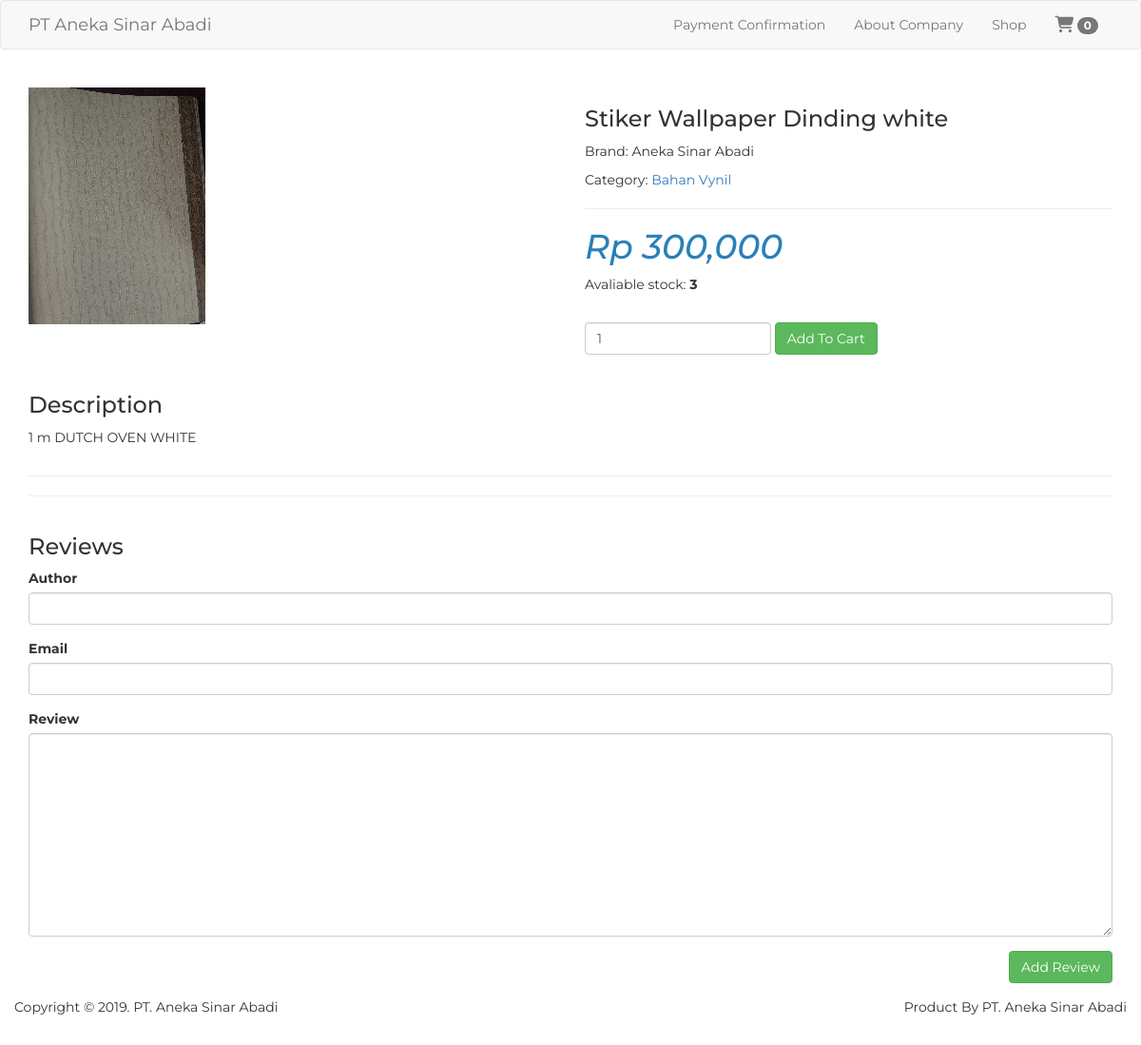
The app's page /shop/product/detail/23 with its own data.
### tables this page shows
CREATE TABLE `product` (
  `id` int(11) NOT NULL,
  `sku` varchar(40) NOT NULL,
  `name` varchar(255) NOT NULL,
  `brand` varchar(255) NOT NULL,
  `description` text NOT NULL,
  `retail_price` bigint(20) NOT NULL,
  `wholesale_price` bigint(20) NOT NULL,
  `buy_price` bigint(20) NOT NULL,
  `stock` int(11) NOT NULL,
  `active` tinyint(1) NOT NULL DEFAULT '0',
  `img` varchar(255) DEFAULT NULL,
  `created_at` timestamp NOT NULL DEFAULT CURRENT_TIMESTAMP,
  `category_id` int(11) NOT NULL,
  `supplier_id` int(11) NOT NULL
);

CREATE TABLE `category` (
  `id` int(11) NOT NULL,
  `name` varchar(255) NOT NULL,
  `description` text NOT NULL,
  `created_at` timestamp NOT NULL DEFAULT CURRENT_TIMESTAMP
);

### application/core/MY_Controller.php (called while the page is built, shortened)
<?php
class MY_Controller extends CI_Controller {
	public function render_shop($view, $data=NULL) {
		$this->load->view('shop/layout', ['view' => $view, 'data' => $data]);
	}
}

### application/controllers/shop/Product.php (called while the page is built, shortened)
<?php
class Product extends MY_Controller {
	public function detail($id) {
		$data['title'] = 'Product Detail';
		$data['product'] = $this->m_product->get_where('product.id = '.$id.' AND product.active = 1');
		$data['reviews'] = $this->m_product_review->get_where('product_id = '.$id.' AND active = 1');
		$category_id = $data['product']->category_id;
		$data['related_products'] = $this->m_product->get_where('product.active = 1 AND product.id != '.$id.' AND product.category_id = '.$category_id, 3);
		$this->render_shop('shop/products/detail', $data);
	}
}

### index.php (called while the page is built, shortened)
<?php
require_once BASEPATH.'core/CodeIgniter.php';

### application/models/Product_model.php (called while the page is built, shortened)
<?php
class Product_model extends MY_Model {
	private function get_general() {
		$this->db->select('product.*,
											 category.name AS category_name,
											 supplier.name AS supplier_name,
											 category.id AS category_id,
											 supplier.id AS supplier_id');
		$this->db->join('supplier', 'supplier.id = product.supplier_id', 'left');
		$this->db->join('category', 'category.id = product.category_id', 'left');
	}
	public function get_where($where, $limit = NULL) {
		$this->db->where($where);
		if ($limit) {
			$query = $this->db->get('product', $limit);
		} else {
			$query = $this->db->get('product');
		}
		if ($query->num_rows() > 1) {
			return $query->result();
		} else {
			return $query->row();
		}
		return false;
	}
}

### application/views/shop/products/detail.php (the view, shortened to what this page needs)
<div class="row">
	<div class="col-md-6">
		<img src="<?php echo PRODUCT_IMG_BASE_URL.$product->img ?>" alt="<?php echo $product->name ?>" class="img-responsive">
	</div>
	<div class="col-md-6">
		<h3><?php echo $product->name ?></h3>
		<p>Brand: <?php echo $product->brand ?></p>
		<p>Category: <a href="<?php echo site_url('shop/category/'.$product->category_id) ?>"><?php echo $product->category_name ?></a></p>
		<hr>
		<h1 class="product-price">Rp <?php echo number_format($product->retail_price) ?></h1>
		<p>Avaliable stock: <b><?php echo $product->stock ?></b></p><br>
		<?php echo form_open('shop/cart/add', ['class' => 'form-inline']); ?>
		  <div class="form-group">
		    <input type="number" class="form-control" value="1" name="qty">
		  </div>
		  <button type="submit" class="btn btn-success">Add To Cart</button>
		<?php echo form_close(); ?>
	</div>
</div>
<br>
<div class="row">
	<div class="col-md-12">
		<h3>Description</h3>
		<p><?php echo nl2br($product->description) ?></p>
	</div>
</div>
<hr>
<hr>
<div class="row">
	<div class="col-md-12">
		<h3>Reviews</h3>
		<?php echo form_open('shop/product/add_review/'.$product->id); ?>
			<div class="form-group">
				<?php echo form_label('Author', 'author', ['class' => 'control-label']); ?>
				<?php echo form_input('author', set_value('author'), ['class' => 'form-control']); ?>
			</div>
			<div class="form-group">
				<?php echo form_label('Email', 'email', ['class' => 'control-label']); ?>
				<?php echo form_input('email', set_value('email'), ['class' => 'form-control']); ?>
			</div>
			<div class="form-group">
				<?php echo form_label('Review', 'content', ['class' => 'control-label']); ?>
				<?php echo form_textarea('content', set_value('content'), ['class' => 'form-control']); ?>
			</div>
			<div class="form-group pull-right">
				<button class="btn btn-success">Add Review</button>
			</div>
		<?php echo form_close(); ?>
	</div>
</div>

### assets/css/shop.css (style rules this page uses)
html, body { font-family: 'Montserrat', sans-serif; }
body { padding-bottom: 20px; }
.product-price { color: #2980b9; font-style: italic; }
p { text-align: justify; }

### records on screen
product: img (picture), name "Stiker Wallpaper Dinding white", brand "Aneka Sinar Abadi", category.name "Bahan Vynil", retail_price "300,000", stock "3", description "1 m DUTCH OVEN WHITE"

### other values on screen
$this->cart->total_items() "0"
form_label('Author', 'author', ['class' => 'control-label']) "Author"
form_label('Email', 'email', ['class' => 'control-label']) "Email"
form_label('Review', 'content', ['class' => 'control-label']) "Review"
